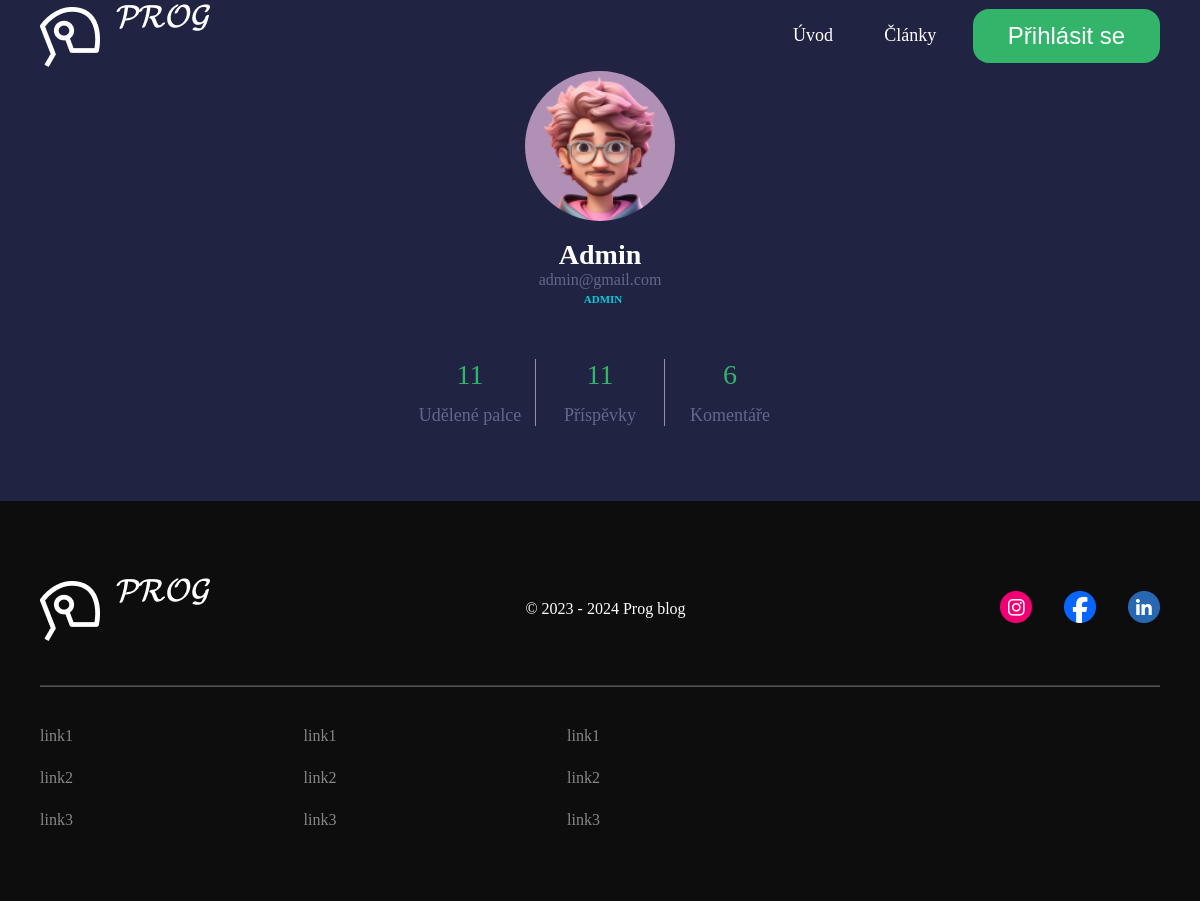
Page /projekty/PCS2023/PCS-project/user?user_id=1 on the committed database.
### tables this page shows
CREATE TABLE `users` (
  `id` int(11) NOT NULL,
  `name` varchar(255) NOT NULL,
  `email` varchar(255) NOT NULL,
  `password` varchar(255) NOT NULL,
  `avatar` varchar(255) NOT NULL,
  `role` varchar(255) NOT NULL,
  `user_token` varchar(255) DEFAULT NULL
);

### core/view.php (called while the page is built, shortened)
<?php
class View
{
    public static function render($viewName, $data = null): self
    {
        require_once "views/" . $viewName . ".view.php";
        return new self();
    }
}

### app/controllers/UserController.php (called while the page is built, shortened)
<?php
class UserController
{
    protected User $user;
    protected Like $like;
    protected Comment $comment;
    protected Article $article;
    public function __construct()
    {
        $this->user = new User();
        $this->like = new Like();
        $this->comment = new Comment();
        $this->article = new Article();
    }
    public function showUser(): View
    {
        $error = $_GET['error'] ?? null;
        $userId = $_GET['user_id'] ?? null;
        $userData = $this->user->find($userId)[0];
        $inputFields = [
            ['type' => 'text', 'name' => 'name', 'value' => $userData['name'], 'placeholder' => 'Změnit jméno', 'tst' => 'userNameValidation(this)'],
            ['type' => 'email', 'name' => 'email', 'value' => $userData['email'], 'placeholder' => 'Změnit email', 'tst' => 'emailValidation(this)'],
            ['type' => 'password', 'name' => 'password', 'value' => '', 'placeholder' => 'Změnit heslo', 'tst' => '']
        ];
        return View::render('user', [
            'title' => "Uživatel",
            'userData' => $userData,
            'userLikesCount' => $this->like->getUsersLikesCount($userId)[0]['users_likes_count'],
            'userArticlesCount' => $this->article->getUsersArticlesCount($userId)[0]['users_articles_count'],
            'usersCommentsCount' => $this->comment->getUsersCommentsCount($userId)[0]['users_comments_count'],
            'inputFields' => $inputFields,
            'error'=> Errors::errorMessage($error),
        ]);
    }
}

### core/router.php (called while the page is built, shortened)
<?php
class Router
{
    public $routes = [];
    public function addRoute(string $url, string $controller, string $callback, string $http_method, array $midware = [])
    {
        $this->routes[$http_method . $url] = [
            'controller' => $controller,
            'callback' => $callback,
            'http_method' => $http_method,
            'midware' => $midware,
        ];
    }
    public function dispatch(string $url): void
    {
        $callback = $this->routes[$url]['callback'];
        $controllerInit = new $controller();
        $controllerInit->$callback($_POST ? $_POST : []);
    }
}

### web/routes.php (called while the page is built, shortened)
<?php
$router = new Router();
$router->get($GLOBALS['__BASE_PATH__'], HomepageController::class, 'showHomepage');
$router->get($GLOBALS['__BASE_PATH__'] . "register", RegisterController::class, 'showRegister');
$router->post($GLOBALS['__BASE_PATH__'] . "register", RegisterController::class, 'registerUser');
$router->get($GLOBALS['__BASE_PATH__'] . "login", LoginController::class, 'showLogin');
$router->post($GLOBALS['__BASE_PATH__'] . "login", LoginController::class, 'loginUser');
$router->get($GLOBALS['__BASE_PATH__'] . "logout", LoginController::class, 'logoutUser');
$router->get($GLOBALS['__BASE_PATH__'] . "articles", ArticlesController::class, 'showAllArticles');
$router->get($GLOBALS['__BASE_PATH__'] . "articles/user-articles/published", ArticlesController::class, 'showUserPublishedArticles', ["Auth:USER"]);
$router->get($GLOBALS['__BASE_PATH__'] . "articles/user-articles/deny", ArticlesController::class, 'showUserDenyArticles', ["Auth:USER"]);
$router->get($GLOBALS['__BASE_PATH__'] . "articles/user-articles/to-check", ArticlesController::class, 'showUserToCheckArticles', ["Auth:USER"]);
$router->get($GLOBALS['__BASE_PATH__'] . "articles/user-articles/to-approve", ArticlesController::class, 'showUsersToApproveArticles', ["Auth:EDITOR"]);
$router->get($GLOBALS['__BASE_PATH__'] . "article-detail", ArticleDetailController::class, 'showArticleDetail');
$router->post($GLOBALS['__BASE_PATH__'] . "article-detail", ArticleDetailController::class, 'changeUserArticleLikeStatus', ["Auth:USER"]);
$router->post($GLOBALS['__BASE_PATH__'] . "article-detail/comment", ArticleDetailController::class, 'addComentToArticle', ["Auth:USER"]);
$router->get($GLOBALS['__BASE_PATH__'] . "article-detail/approval", ArticleDetailController::class, 'acceptArticle', ["Auth:EDITOR"]);
$router->post($GLOBALS['__BASE_PATH__'] . "article-detail/approval", ArticleDetailController::class, 'denyArticle', ["Auth:EDITOR"]);
$router->get($GLOBALS['__BASE_PATH__'] . "articles/delete", ArticlesController::class, 'deleteArticle', ["Auth:USER"]);
$router->post($GLOBALS['__BASE_PATH__'] . "articles", ArticlesController::class, 'createArticle', ["Auth:USER"]);
$router->post($GLOBALS['__BASE_PATH__'] . "articles/edit", ArticlesController::class, 'editArticle', ["Auth:USER"]);
$router->post($GLOBALS['__BASE_PATH__'] . "articles/fill-edit-article", ArticlesController::  class, 'fillEditArticle');
$router->get($GLOBALS['__BASE_PATH__'] . "user", UserController::class, 'showUser');
$router->post($GLOBALS['__BASE_PATH__'] . "user/change-avatar", UserController::class, 'changeAvatar');
$router->post($GLOBALS['__BASE_PATH__'] . "user/settings-edit", UserController::class, 'userSettingsEdit');
$router->get($GLOBALS['__BASE_PATH__'] . "messages", MessagesController::class, 'showMessages', ["Auth:USER"]);
$currentUrl = $_SERVER['REQUEST_METHOD'] . $_SERVER['REQUEST_URI'];
$currentUrl = parse_url($currentUrl)['path'];
$router->dispatch($currentUrl);

### index.php (called while the page is built, shortened)
<?php
require_once "./autoload.php";
require_once "./web/routes.php";

### autoload.php (called while the page is built, shortened)
<?php
spl_autoload_register(function ($class) {
	$prefix = '';
	$base_dir = __DIR__ . "/";
	$class_name = str_replace($prefix, '', $class);
	$file = $base_dir . str_replace('\\', '/', $class_name) . '.php';
});

### config.php (called while the page is built)
<?php
return [
    define('APP_NAME', 'root'),
    define('DB_HOST', 'localhost'),
    define('DB_DATABASE', 'progblog'),
    define('DB_PASSWORD', ''),
    define('DB_USERNAME', 'root'),
];

### core/Database.php (called while the page is built, shortened)
<?php
class Database
{
    public $pdo;
    public function __construct()
    {
        require_once "config.php";
        $host = DB_HOST;
        $db   = DB_DATABASE;
        $user = DB_USERNAME;
        $pass = DB_PASSWORD;
        $charset = 'utf8mb4';
        $dsn = "mysql:host=$host;dbname=$db;charset=$charset";
        $options = [
            PDO::ATTR_ERRMODE            => PDO::ERRMODE_EXCEPTION,
            PDO::ATTR_DEFAULT_FETCH_MODE => PDO::FETCH_ASSOC,
            PDO::ATTR_EMULATE_PREPARES   => false,
        ];
        try {
            $this->pdo = new PDO("mysql:host=$host", $user, $pass, $options);
            $databaseExists = $this->pdo->query("SELECT SCHEMA_NAME FROM INFORMATION_SCHEMA.SCHEMATA WHERE SCHEMA_NAME = '$db'")->fetch();
            if (!$databaseExists) {
                $createDbSql = "CREATE DATABASE `$db`";
                $this->pdo->exec($createDbSql);
                $this->pdo->exec("USE `$db`");
            }
        } catch (PDOException $e) {
            die("DB ERROR: " . $e->getMessage());
        }
        $this->pdo = new PDO($dsn, $user, $pass, $options);
    }
    public function query(string $query, array $values = null)
    {
        if ($values) {
            $values = array_values($values);
            $stmp = $this->pdo->prepare($query);
            $stmp->execute($values);
        } else {
            $stmp = $this->pdo->query($query)->fetchAll();
        }
        return $stmp;
    }
    protected function executeSqlFile(string $filePath): void
    {
        $sqlContent = file_get_contents($filePath);
        try {
            $this->pdo->exec($sqlContent);
        } catch (PDOException $e) {
            echo "Error executing SQL file: " . $e->getMessage();
        }
    }
}

### core/Model.php (called while the page is built, shortened)
<?php
class Model
{
    protected $database;
    protected $table;
    public function __construct()
    {
        $this->database = new Database;
    }
    public function find(int $id): array
    {
        return $this->database->query("SELECT * FROM $this->table where id = $id");
    }
}

### views/user.view.php (the view, shortened to what this page needs)
<body>
    <main class="main-class">
        <div class="container container--center">
            <div class="user-info__container">
                <img id="user_page_avatar" class="user-info__avatar avatar" src="<?= $GLOBALS['__BASE_PATH__']?>images/avatars/<?= $userData['avatar']; ?>" alt="">
                <h2 class="user-info__user-name"><?= $userData['name']; ?></h2>
                <p class="user-info__email"><?= $userData['email']; ?></p>
                <p class="user-menu__role"><?= $userData['role']; ?></p>
                <div class="user-info__propeties">
                    <div class="user-info__propeties-box">
                        <div id="article-likes" class="user-info__amount"><?= $userLikesCount ?></div>
                        <div class="user-info__text">Udělené palce</div>
                    </div>
                    <div class="user-info__propeties-box">
                        <div id="article-writes" class="user-info__amount"><?= $userArticlesCount ?></div>
                        <div class="user-info__text">Příspěvky</div>
                    </div>
                    <div class="user-info__propeties-box">
                        <div id="comments-writes" class="user-info__amount"><?= $usersCommentsCount ?></div>
                        <div class="user-info__text">Komentáře</div>
                    </div>
                </div>
            </div>
        </div>
    </main>
</body>
</html>

### css/style.css (style rules this page uses)
:root { --primary: #202442; --secondary: #62678C; --lighter-primary: #353A61; --error: #FF545E; --green: #32B46A; --light-blue: #05CDDF; --white:#FFFFFF; --like-background-color: transparent; --like-border-color: #FFFFFF; --navbar-height: 64px; }
* { box-sizing: border-box; padding: 0; margin: 0; text-decoration: none; list-style-type: none; color: var(--white); }
body { background-color: var(--primary); }
.main-class { padding-top: 71px; margin-bottom: 75px; display: flex; justify-content: center; flex-direction: column; height: 100%; }
.container { max-width: 1140px; padding-left: 10px; padding-right: 10px; margin-left: auto; margin-right: auto; }
.avatar { border-radius: 50%; }

### css/navbar.css (style rules this page uses)
.avatar { width: 42px; height: 42px; }
.user-menu__role { padding: 4px 6px; border-radius: 6px; background-color: var(--primary); color: var(--light-blue); font-size: 11px; font-weight: bold; margin-left: 6px; }

### css/user.css (style rules this page uses)
.container--center { display: flex; justify-content: space-around; align-items: center; flex-wrap: wrap; gap: 24px; }
.user-info__container { display: flex; flex-direction: column; align-items: center; }
.user-info__avatar { width: 150px; height: 150px; }
.user-info__user-name { margin-top: 18px; font-size: 28px; }
.user-info__email { font-size: 16px; color: var(--secondary); }
.user-info__propeties { display: flex; margin-top: 50px; }
.user-info__propeties-box { display: flex; flex-direction: column; align-items: center; gap: 14px; width: 130px; }
.user-info__propeties-box:nth-child(2) { border-left: 1px solid rgba(255, 255, 255, 0.5); border-right: 1px solid rgba(255, 255, 255, 0.5); }
.user-info__amount { color: var(--green); font-size: 28px; }
.user-info__text { color: var(--secondary); font-size: 18px; text-align: center; }

### rows in the picture
users: avatar (picture), name "Admin", email "admin@gmail.com", role "ADMIN"

### other values in the picture
$userLikesCount "11"
$userArticlesCount "11"
$usersCommentsCount "6"
